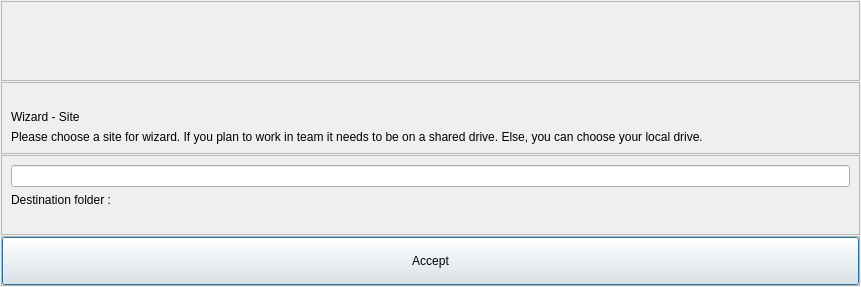
<?xml version="1.0" encoding="UTF-8"?>
<ui version="4.0">
 <class>Dialog</class>
 <widget class="QDialog" name="Dialog">
  <property name="geometry">
   <rect>
    <x>0</x>
    <y>0</y>
    <width>861</width>
    <height>287</height>
   </rect>
  </property>
  <property name="windowTitle">
   <string>Dialog</string>
  </property>
  <layout class="QHBoxLayout" name="horizontalLayout">
   <property name="spacing">
    <number>1</number>
   </property>
   <property name="leftMargin">
    <number>1</number>
   </property>
   <property name="topMargin">
    <number>1</number>
   </property>
   <property name="rightMargin">
    <number>1</number>
   </property>
   <property name="bottomMargin">
    <number>1</number>
   </property>
   <item>
    <layout class="QVBoxLayout" name="verticalLayout">
     <property name="spacing">
      <number>1</number>
     </property>
     <item>
      <widget class="QFrame" name="frame_3">
       <property name="frameShape">
        <enum>QFrame::StyledPanel</enum>
       </property>
       <property name="frameShadow">
        <enum>QFrame::Raised</enum>
       </property>
       <layout class="QHBoxLayout" name="horizontalLayout_3">
        <item>
         <widget class="QLabel" name="site_image_label">
          <property name="minimumSize">
           <size>
            <width>60</width>
            <height>60</height>
           </size>
          </property>
          <property name="maximumSize">
           <size>
            <width>60</width>
            <height>60</height>
           </size>
          </property>
          <property name="text">
           <string/>
          </property>
         </widget>
        </item>
        <item>
         <spacer name="horizontalSpacer_2">
          <property name="orientation">
           <enum>Qt::Horizontal</enum>
          </property>
          <property name="sizeHint" stdset="0">
           <size>
            <width>40</width>
            <height>20</height>
           </size>
          </property>
         </spacer>
        </item>
       </layout>
      </widget>
     </item>
     <item>
      <widget class="QFrame" name="frame">
       <property name="frameShape">
        <enum>QFrame::StyledPanel</enum>
       </property>
       <property name="frameShadow">
        <enum>QFrame::Raised</enum>
       </property>
       <layout class="QVBoxLayout" name="verticalLayout_2">
        <item>
         <spacer name="verticalSpacer">
          <property name="orientation">
           <enum>Qt::Vertical</enum>
          </property>
          <property name="sizeHint" stdset="0">
           <size>
            <width>20</width>
            <height>40</height>
           </size>
          </property>
         </spacer>
        </item>
        <item>
         <widget class="QLabel" name="label">
          <property name="sizePolicy">
           <sizepolicy hsizetype="Preferred" vsizetype="Fixed">
            <horstretch>0</horstretch>
            <verstretch>0</verstretch>
           </sizepolicy>
          </property>
          <property name="text">
           <string>Wizard - Site</string>
          </property>
         </widget>
        </item>
        <item>
         <widget class="QLabel" name="label_2">
          <property name="sizePolicy">
           <sizepolicy hsizetype="Preferred" vsizetype="Fixed">
            <horstretch>0</horstretch>
            <verstretch>0</verstretch>
           </sizepolicy>
          </property>
          <property name="text">
           <string>Please choose a site for wizard. If you plan to work in team it needs to be on a shared drive. Else, you can choose your local drive.</string>
          </property>
         </widget>
        </item>
       </layout>
      </widget>
     </item>
     <item>
      <widget class="QFrame" name="frame_2">
       <property name="frameShape">
        <enum>QFrame::StyledPanel</enum>
       </property>
       <property name="frameShadow">
        <enum>QFrame::Raised</enum>
       </property>
       <layout class="QVBoxLayout" name="verticalLayout_3">
        <item>
         <widget class="QLineEdit" name="site_lineEdit"/>
        </item>
        <item>
         <widget class="QLabel" name="site_destination_label">
          <property name="text">
           <string>Destination folder :</string>
          </property>
         </widget>
        </item>
        <item>
         <spacer name="verticalSpacer_2">
          <property name="orientation">
           <enum>Qt::Vertical</enum>
          </property>
          <property name="sizeHint" stdset="0">
           <size>
            <width>20</width>
            <height>40</height>
           </size>
          </property>
         </spacer>
        </item>
       </layout>
      </widget>
     </item>
     <item>
      <widget class="QFrame" name="frame_4">
       <property name="minimumSize">
        <size>
         <width>0</width>
         <height>50</height>
        </size>
       </property>
       <property name="frameShape">
        <enum>QFrame::StyledPanel</enum>
       </property>
       <property name="frameShadow">
        <enum>QFrame::Raised</enum>
       </property>
       <layout class="QVBoxLayout" name="verticalLayout_5">
        <property name="spacing">
         <number>0</number>
        </property>
        <property name="leftMargin">
         <number>0</number>
        </property>
        <property name="topMargin">
         <number>0</number>
        </property>
        <property name="rightMargin">
         <number>0</number>
        </property>
        <property name="bottomMargin">
         <number>0</number>
        </property>
        <item>
         <layout class="QHBoxLayout" name="horizontalLayout_2">
          <property name="topMargin">
           <number>0</number>
          </property>
          <item>
           <widget class="QPushButton" name="accept_pushButton">
            <property name="sizePolicy">
             <sizepolicy hsizetype="Minimum" vsizetype="Expanding">
              <horstretch>0</horstretch>
              <verstretch>0</verstretch>
             </sizepolicy>
            </property>
            <property name="minimumSize">
             <size>
              <width>100</width>
              <height>40</height>
             </size>
            </property>
            <property name="text">
             <string>Accept</string>
            </property>
           </widget>
          </item>
         </layout>
        </item>
       </layout>
      </widget>
     </item>
    </layout>
   </item>
  </layout>
 </widget>
 <resources/>
 <connections/>
</ui>
